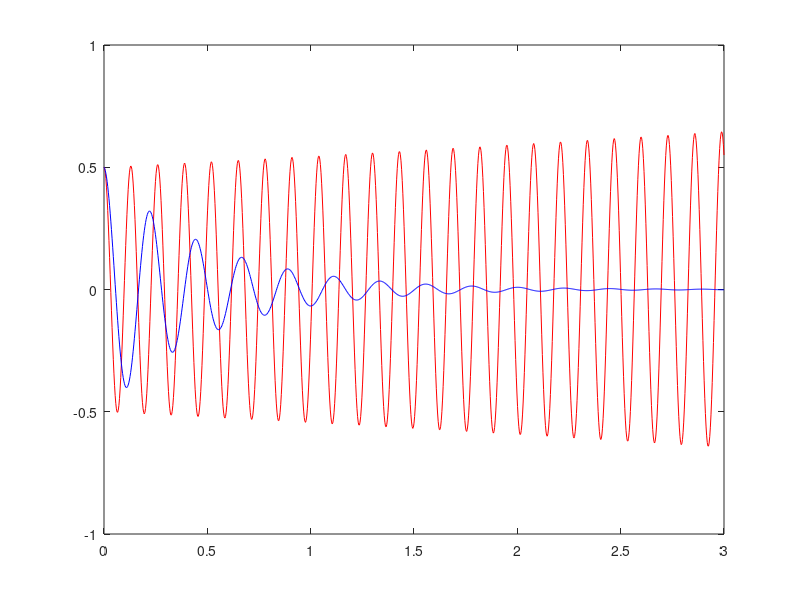

Write the MATLAB code that produced this figure.
% Circuito RLC
%
R = 10;  % ohms
L = 2.5; %12.5;  % henries
C = 0.5e-3; % Farads
E = 5;    % volts
I0 = E/R;
c1_LC = 1.0 / (L*C);
cR_L  = R/L;
c1_RC = 1/ (R*C);

T = 3; % seg
N = 1000; % veces
h = T/N;
tiempo    = (0:N)*h;
corriente = zeros(2,N+1);

M = [[0,1];[-c1_LC,-cR_L]];

corriente(:,1) = [I0;-0.5*I0*R/L]';

for t = (1:N)
   % Euler
   %corriente(:,t+1) = corriente(:,t) + h * M * corriente(:,t);
   
   k1 = M * corriente(:,t);
   k2 = M * corriente(:,t) + 0.5 * k1;
   k3 = M * corriente(:,t) + 0.5 * k2;
   k4 = M * corriente(:,t) + k3;
   corriente(:,t+1) = corriente(:,t) + (1/6)*(k1 +2*k2 + 2*k3 +k4)*h;
  
end
%
%solución teórica
%
r1=0.5*(-R/L +sqrt(((R/L)^2) - 4/(L*C)));
r2 = r1';
solTeorica = 0.5 * I0 * (exp(r1*tiempo) + exp(r2*tiempo));

plot(tiempo,corriente(1,:),'-r',tiempo,solTeorica,'-b')

%plot(tiempo,corriente(1,:))





